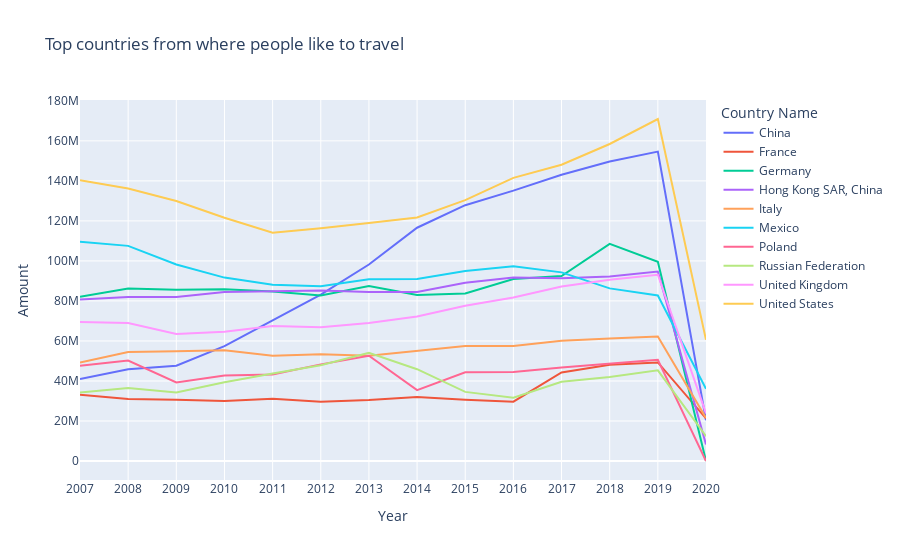

The notebook cell saved with this chart:
### Code cell
#make the line plot for top outbound countries
outbound_top = px.line(top_outbound_data,
                       #x axis column
                       x="Year",
                       #y axis column
                       y="Amount", 
                       color="Country Name", 
                       line_group="Country Name", 
                       hover_name="Country Name",
                       #line type
                       line_shape="linear",
                       title="Top countries from where people like to travel")
outbound_top

### Figure 1 — Plotly figure (JSON) as saved in the notebook; plotly's stock layout.template omitted (floating-point values rounded to 4 significant figures)
{"data": [{"hovertemplate": "<b>%{hovertext}</b><br><br>Country Name=China<br>Year=%{x}<br>Amount=%{y}<extra></extra>", "hovertext": ["China", "China", "China", "China", "China", "China", "China", "China", "China", "China", "China", "China", "China", "China"], "legendgroup": "China", "line": {"color": "#636efa", "dash": "solid", "shape": "linear"}, "marker": {"symbol": "circle"}, "mode": "lines", "name": "China", "orientation": "v", "showlegend": true, "type": "scatter", "x": ["2007", "2008", "2009", "2010", "2011", "2012", "2013", "2014", "2015", "2016", "2017", "2018", "2019", "2020"], "xaxis": "x", "y": [40954000, 45844000, 47656000, 57386000, 70250000, 83182000, 98185000, 116593000, 127860000, 135130000, 143035000, 149720000, 154632000, 20334000], "yaxis": "y"}, {"hovertemplate": "<b>%{hovertext}</b><br><br>Country Name=France<br>Year=%{x}<br>Amount=%{y}<extra></extra>", "hovertext": ["France", "France", "France", "France", "France", "France", "France", "France", "France", "France", "France", "France", "France", "France"], "legendgroup": "France", "line": {"color": "#EF553B", "dash": "solid", "shape": "linear"}, "marker": {"symbol": "circle"}, "mode": "lines", "name": "France", "orientation": "v", "showlegend": true, "type": "scatter", "x": ["2007", "2008", "2009", "2010", "2011", "2012", "2013", "2014", "2015", "2016", "2017", "2018", "2019", "2020"], "xaxis": "x", "y": [33144000, 30960000, 30646000, 29973000, 31153000, 29642000, 30457000, 31941000, 30608000, 29636000, 44265000, 48069000, 49276000, 21287000], "yaxis": "y"}, {"hovertemplate": "<b>%{hovertext}</b><br><br>Country Name=Germany<br>Year=%{x}<br>Amount=%{y}<extra></extra>", "hovertext": ["Germany", "Germany", "Germany", "Germany", "Germany", "Germany", "Germany", "Germany", "Germany", "Germany", "Germany", "Germany", "Germany", "Germany"], "legendgroup": "Germany", "line": {"color": "#00cc96", "dash": "solid", "shape": "linear"}, "marker": {"symbol": "circle"}, "mode": "lines", "name": "Germany", "orientation": "v", "showlegend": true, "type": "scatter", "x": ["2007", "2008", "2009", "2010", "2011", "2012", "2013", "2014", "2015", "2016", "2017", "2018", "2019", "2020"], "xaxis": "x", "y": [82099000, 86201000, 85547000, 85872000, 84692000, 82729000, 87459000, 83008000, 83737000, 90966000, 92402000, 108542000, 99533000, 0], "yaxis": "y"}, {"hovertemplate": "<b>%{hovertext}</b><br><br>Country Name=Hong Kong SAR, China<br>Year=%{x}<br>Amount=%{y}<extra></extra>", "hovertext": ["Hong Kong SAR, China", "Hong Kong SAR, China", "Hong Kong SAR, China", "Hong Kong SAR, China", "Hong Kong SAR, China", "Hong Kong SAR, China", "Hong Kong SAR, China", "Hong Kong SAR, China", "Hong Kong SAR, China", "Hong Kong SAR, China", "Hong Kong SAR, China", "Hong Kong SAR, China", "Hong Kong SAR, China", "Hong Kong SAR, China"], "legendgroup": "Hong Kong SAR, China", "line": {"color": "#ab63fa", "dash": "solid", "shape": "linear"}, "marker": {"symbol": "circle"}, "mode": "lines", "name": "Hong Kong SAR, China", "orientation": "v", "showlegend": true, "type": "scatter", "x": ["2007", "2008", "2009", "2010", "2011", "2012", "2013", "2014", "2015", "2016", "2017", "2018", "2019", "2020"], "xaxis": "x", "y": [80682000, 81911000, 81958000, 84442000, 84816000, 85276000, 84414000, 84519000, 89082000, 91758000, 91304000, 92214000, 94715000, 8261000], "yaxis": "y"}, {"hovertemplate": "<b>%{hovertext}</b><br><br>Country Name=Italy<br>Year=%{x}<br>Amount=%{y}<extra></extra>", "hovertext": ["Italy", "Italy", "Italy", "Italy", "Italy", "Italy", "Italy", "Italy", "Italy", "Italy", "Italy", "Italy", "Italy", "Italy"], "legendgroup": "Italy", "line": {"color": "#FFA15A", "dash": "solid", "shape": "linear"}, "marker": {"symbol": "circle"}, "mode": "lines", "name": "Italy", "orientation": "v", "showlegend": true, "type": "scatter", "x": ["2007", "2008", "2009", "2010", "2011", "2012", "2013", "2014", "2015", "2016", "2017", "2018", "2019", "2020"], "xaxis": "x", "y": [49166000, 54421000, 54839000, 55304000, 52617000, 53338000, 52633000, 55169000, 57418000, 57480000, 60042000, 61190000.0, 62207000, 21448000], "yaxis": "y"}, {"hovertemplate": "<b>%{hovertext}</b><br><br>Country Name=Mexico<br>Year=%{x}<br>Amount=%{y}<extra></extra>", "hovertext": ["Mexico", "Mexico", "Mexico", "Mexico", "Mexico", "Mexico", "Mexico", "Mexico", "Mexico", "Mexico", "Mexico", "Mexico", "Mexico", "Mexico"], "legendgroup": "Mexico", "line": {"color": "#19d3f3", "dash": "solid", "shape": "linear"}, "marker": {"symbol": "circle"}, "mode": "lines", "name": "Mexico", "orientation": "v", "showlegend": true, "type": "scatter", "x": ["2007", "2008", "2009", "2010", "2011", "2012", "2013", "2014", "2015", "2016", "2017", "2018", "2019", "2020"], "xaxis": "x", "y": [109540000, 107519000, 98228000, 91658000, 88113000, 87332000, 90787000, 90982000, 94988000, 97372000, 94274000, 86280000, 82752000, 36056000], "yaxis": "y"}, {"hovertemplate": "<b>%{hovertext}</b><br><br>Country Name=Poland<br>Year=%{x}<br>Amount=%{y}<extra></extra>", "hovertext": ["Poland", "Poland", "Poland", "Poland", "Poland", "Poland", "Poland", "Poland", "Poland", "Poland", "Poland", "Poland", "Poland", "Poland"], "legendgroup": "Poland", "line": {"color": "#FF6692", "dash": "solid", "shape": "linear"}, "marker": {"symbol": "circle"}, "mode": "lines", "name": "Poland", "orientation": "v", "showlegend": true, "type": "scatter", "x": ["2007", "2008", "2009", "2010", "2011", "2012", "2013", "2014", "2015", "2016", "2017", "2018", "2019", "2020"], "xaxis": "x", "y": [47561000, 50243000, 39270000, 42760000, 43270000, 48290000, 52580000, 35400000, 44300000, 44500000, 46700000, 48600000, 50600000, 0], "yaxis": "y"}, {"hovertemplate": "<b>%{hovertext}</b><br><br>Country Name=Russian Federation<br>Year=%{x}<br>Amount=%{y}<extra></extra>", "hovertext": ["Russian Federation", "Russian Federation", "Russian Federation", "Russian Federation", "Russian Federation", "Russian Federation", "Russian Federation", "Russian Federation", "Russian Federation", "Russian Federation", "Russian Federation", "Russian Federation", "Russian Federation", "Russian Federation"], "legendgroup": "Russian Federation", "line": {"color": "#B6E880", "dash": "solid", "shape": "linear"}, "marker": {"symbol": "circle"}, "mode": "lines", "name": "Russian Federation", "orientation": "v", "showlegend": true, "type": "scatter", "x": ["2007", "2008", "2009", "2010", "2011", "2012", "2013", "2014", "2015", "2016", "2017", "2018", "2019", "2020"], "xaxis": "x", "y": [34285000, 36538000, 34276000, 39323000, 43726000, 47813000, 54069000, 45889000, 34550000, 31659000, 39629000, 41964000, 45330000, 12361000], "yaxis": "y"}, {"hovertemplate": "<b>%{hovertext}</b><br><br>Country Name=United Kingdom<br>Year=%{x}<br>Amount=%{y}<extra></extra>", "hovertext": ["United Kingdom", "United Kingdom", "United Kingdom", "United Kingdom", "United Kingdom", "United Kingdom", "United Kingdom", "United Kingdom", "United Kingdom", "United Kingdom", "United Kingdom", "United Kingdom", "United Kingdom", "United Kingdom"], "legendgroup": "United Kingdom", "line": {"color": "#FF97FF", "dash": "solid", "shape": "linear"}, "marker": {"symbol": "circle"}, "mode": "lines", "name": "United Kingdom", "orientation": "v", "showlegend": true, "type": "scatter", "x": ["2007", "2008", "2009", "2010", "2011", "2012", "2013", "2014", "2015", "2016", "2017", "2018", "2019", "2020"], "xaxis": "x", "y": [69450000, 69011000, 63513000, 64647000, 67493000, 66858000, 68959000, 72204000, 77619000, 81757000, 87242000, 90571000, 93086000, 23827000], "yaxis": "y"}, {"hovertemplate": "<b>%{hovertext}</b><br><br>Country Name=United States<br>Year=%{x}<br>Amount=%{y}<extra></extra>", "hovertext": ["United States", "United States", "United States", "United States", "United States", "United States", "United States", "United States", "United States", "United States", "United States", "United States", "United States", "United States"], "legendgroup": "United States", "line": {"color": "#FECB52", "dash": "solid", "shape": "linear"}, "marker": {"symbol": "circle"}, "mode": "lines", "name": "United States", "orientation": "v", "showlegend": true, "type": "scatter", "x": ["2007", "2008", "2009", "2010", "2011", "2012", "2013", "2014", "2015", "2016", "2017", "2018", "2019", "2020"], "xaxis": "x", "y": [140364000, 136148000, 129954000, 121574000, 114089000, 116329000, 118968000, 121699000, 130364000, 141526000, 148045000, 158400000.0, 170900000.0, 60550000.0], "yaxis": "y"}], "layout": {"legend": {"title": {"text": "Country Name"}, "tracegroupgap": 0}, "title": {"text": "Top countries from where people like to travel"}, "xaxis": {"anchor": "y", "domain": [0, 1], "title": {"text": "Year"}}, "yaxis": {"anchor": "x", "domain": [0, 1], "title": {"text": "Amount"}}}}
